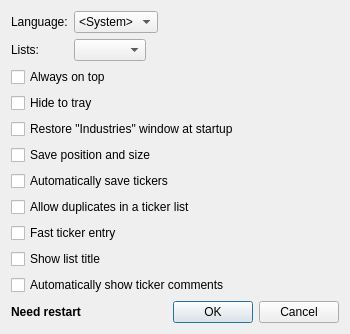
<?xml version="1.0" encoding="UTF-8"?>
<ui version="4.0">
 <class>Options</class>
 <widget class="QDialog" name="Options">
  <property name="geometry">
   <rect>
    <x>0</x>
    <y>0</y>
    <width>350</width>
    <height>310</height>
   </rect>
  </property>
  <property name="windowTitle">
   <string>Options</string>
  </property>
  <layout class="QGridLayout" name="gridLayout_3">
   <item row="6" column="0" colspan="3">
    <widget class="QCheckBox" name="checkHeader">
     <property name="text">
      <string>Show list title</string>
     </property>
    </widget>
   </item>
   <item row="0" column="0" colspan="3">
    <layout class="QGridLayout" name="gridLayout_2">
     <item row="0" column="0">
      <layout class="QGridLayout" name="gridLayout">
       <item row="0" column="0">
        <widget class="QLabel" name="label_2">
         <property name="text">
          <string>Language:</string>
         </property>
        </widget>
       </item>
       <item row="0" column="1">
        <widget class="QComboBox" name="comboLang">
         <item>
          <property name="text">
           <string comment="Means &quot;System language&quot;">&lt;System&gt;</string>
          </property>
         </item>
        </widget>
       </item>
       <item row="0" column="2" rowspan="2">
        <spacer name="horizontalSpacer_2">
         <property name="orientation">
          <enum>Qt::Horizontal</enum>
         </property>
         <property name="sizeHint" stdset="0">
          <size>
           <width>0</width>
           <height>20</height>
          </size>
         </property>
        </spacer>
       </item>
       <item row="1" column="0">
        <widget class="QLabel" name="label">
         <property name="text">
          <string>Lists:</string>
         </property>
        </widget>
       </item>
       <item row="1" column="1">
        <widget class="QComboBox" name="comboNumberOfLists">
         <property name="sizePolicy">
          <sizepolicy hsizetype="Maximum" vsizetype="Fixed">
           <horstretch>0</horstretch>
           <verstretch>0</verstretch>
          </sizepolicy>
         </property>
         <property name="minimumContentsLength">
          <number>2</number>
         </property>
        </widget>
       </item>
      </layout>
     </item>
     <item row="1" column="0">
      <widget class="QCheckBox" name="checkOnTop">
       <property name="text">
        <string>Always on top</string>
       </property>
      </widget>
     </item>
     <item row="2" column="0">
      <widget class="QCheckBox" name="checkTray">
       <property name="text">
        <string>Hide to tray</string>
       </property>
      </widget>
     </item>
     <item row="0" column="1" rowspan="3">
      <widget class="QLabel" name="labelStock">
       <property name="pixmap">
        <pixmap resource="tht.qrc">:/images/options-background.png</pixmap>
       </property>
       <property name="alignment">
        <set>Qt::AlignHCenter|Qt::AlignTop</set>
       </property>
      </widget>
     </item>
    </layout>
   </item>
   <item row="1" column="0" colspan="3">
    <widget class="QCheckBox" name="checkRestore">
     <property name="text">
      <string>Restore &quot;Industries&quot; window at startup</string>
     </property>
    </widget>
   </item>
   <item row="2" column="0" colspan="3">
    <widget class="QCheckBox" name="checkSave">
     <property name="text">
      <string>Save position and size</string>
     </property>
    </widget>
   </item>
   <item row="3" column="0" colspan="3">
    <widget class="QCheckBox" name="checkSaveTickers">
     <property name="text">
      <string>Automatically save tickers</string>
     </property>
    </widget>
   </item>
   <item row="4" column="0" colspan="3">
    <widget class="QCheckBox" name="checkAllowDups">
     <property name="text">
      <string>Allow duplicates in a ticker list</string>
     </property>
    </widget>
   </item>
   <item row="8" column="0">
    <spacer name="verticalSpacer">
     <property name="orientation">
      <enum>Qt::Vertical</enum>
     </property>
     <property name="sizeHint" stdset="0">
      <size>
       <width>20</width>
       <height>0</height>
      </size>
     </property>
    </spacer>
   </item>
   <item row="9" column="2">
    <widget class="QDialogButtonBox" name="buttonBox">
     <property name="orientation">
      <enum>Qt::Horizontal</enum>
     </property>
     <property name="standardButtons">
      <set>QDialogButtonBox::Cancel|QDialogButtonBox::Ok</set>
     </property>
    </widget>
   </item>
   <item row="5" column="0" colspan="3">
    <widget class="QCheckBox" name="checkMini">
     <property name="text">
      <string>Fast ticker entry</string>
     </property>
    </widget>
   </item>
   <item row="9" column="1">
    <spacer name="horizontalSpacer">
     <property name="orientation">
      <enum>Qt::Horizontal</enum>
     </property>
     <property name="sizeHint" stdset="0">
      <size>
       <width>0</width>
       <height>20</height>
      </size>
     </property>
    </spacer>
   </item>
   <item row="9" column="0">
    <widget class="QLabel" name="labelRestart">
     <property name="font">
      <font>
       <weight>75</weight>
       <bold>true</bold>
      </font>
     </property>
     <property name="text">
      <string>Need restart</string>
     </property>
    </widget>
   </item>
   <item row="7" column="0" colspan="3">
    <widget class="QCheckBox" name="checkComments">
     <property name="text">
      <string>Automatically show ticker comments</string>
     </property>
    </widget>
   </item>
  </layout>
 </widget>
 <tabstops>
  <tabstop>comboLang</tabstop>
  <tabstop>comboNumberOfLists</tabstop>
  <tabstop>checkOnTop</tabstop>
  <tabstop>checkTray</tabstop>
  <tabstop>checkRestore</tabstop>
  <tabstop>checkSave</tabstop>
  <tabstop>checkSaveTickers</tabstop>
  <tabstop>checkAllowDups</tabstop>
  <tabstop>checkMini</tabstop>
  <tabstop>checkHeader</tabstop>
  <tabstop>checkComments</tabstop>
  <tabstop>buttonBox</tabstop>
 </tabstops>
 <resources>
  <include location="tht.qrc"/>
 </resources>
 <connections>
  <connection>
   <sender>buttonBox</sender>
   <signal>accepted()</signal>
   <receiver>Options</receiver>
   <slot>accept()</slot>
   <hints>
    <hint type="sourcelabel">
     <x>334</x>
     <y>277</y>
    </hint>
    <hint type="destinationlabel">
     <x>157</x>
     <y>274</y>
    </hint>
   </hints>
  </connection>
  <connection>
   <sender>buttonBox</sender>
   <signal>rejected()</signal>
   <receiver>Options</receiver>
   <slot>reject()</slot>
   <hints>
    <hint type="sourcelabel">
     <x>316</x>
     <y>260</y>
    </hint>
    <hint type="destinationlabel">
     <x>286</x>
     <y>274</y>
    </hint>
   </hints>
  </connection>
  <connection>
   <sender>comboLang</sender>
   <signal>currentIndexChanged(int)</signal>
   <receiver>Options</receiver>
   <slot>slotLanguageChanged(int)</slot>
   <hints>
    <hint type="sourcelabel">
     <x>107</x>
     <y>23</y>
    </hint>
    <hint type="destinationlabel">
     <x>375</x>
     <y>21</y>
    </hint>
   </hints>
  </connection>
 </connections>
 <slots>
  <slot>slotLanguageChanged(int)</slot>
 </slots>
</ui>
